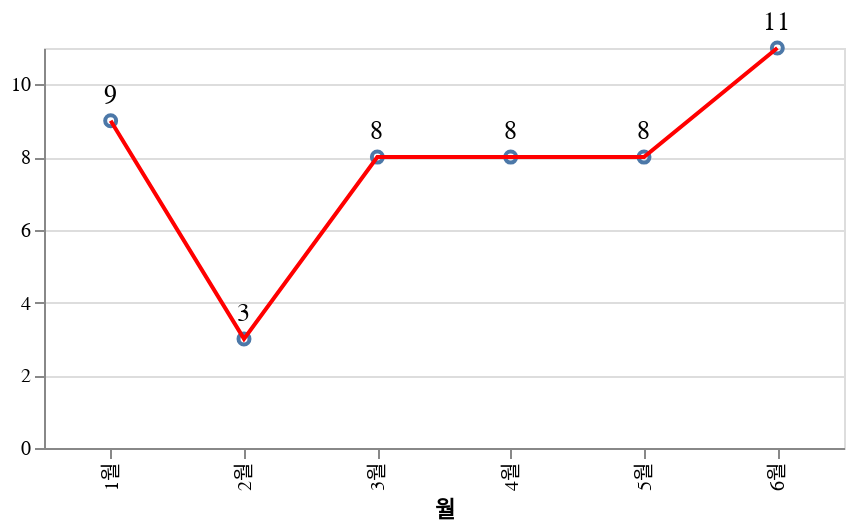

Notebook cell for this chart:
### Markdown cell above
### KR

### Code cell
regex = '^(KR|Global)'
df_filtered = df[df['리전'].apply(lambda x: True if re.search(regex, x) else False) & (df['테넌트']== 'PRD') & (df['진행상태']=='완료')]
source = df_filtered
chart = get_lineChart(source)
chart

### Figure 1 — Vega-Lite specification as saved in the notebook (floating-point values rounded to 4 significant figures)
{"config": {"view": {"continuousWidth": 400, "continuousHeight": 300}}, "layer": [{"mark": "point", "encoding": {"x": {"field": "월", "type": "nominal"}, "y": {"aggregate": "count", "type": "quantitative"}}}, {"mark": {"type": "line", "color": "red"}, "encoding": {"x": {"field": "월", "type": "nominal"}, "y": {"aggregate": "count", "title": "", "type": "quantitative"}}}, {"mark": {"type": "text", "align": "center", "baseline": "line-top", "color": "black", "dy": -20, "fontSize": 13}, "encoding": {"text": {"aggregate": "count", "field": "성패", "type": "quantitative"}, "x": {"field": "월", "type": "nominal"}, "y": {"aggregate": "count", "title": "", "type": "quantitative"}}}], "data": {"name": "data-23f98a4d21402a6698a9569c4570bed5"}, "height": 200, "width": 400, "$schema": "https://vega.github.io/schema/vega-lite/v4.17.0.json", "datasets": {"data-23f98a4d21402a6698a9569c4570bed5": [{"년도": "22년", "월": "1월", "리전": "KR", "AZ": "1센터", "테넌트": "PRD", "진행상태": "완료", "성패": "성공", "Ticket": "KRCLOUD-4125", "Summary": "GIS LB 인입 제어(맵 업로드) 요청", "Description": "로드밸런서"}, {"년도": "22년", "월": "1월", "리전": "KR", "AZ": "1센터", "테넌트": "PRD", "진행상태": "완료", "성패": "성공", "Ticket": "KRCLOUD-4129", "Summary": "TAS 플랫폼 Router VM 리소스 증설 요청", "Description": "컴퓨트"}, {"년도": "22년", "월": "1월", "리전": "KR", "AZ": "1센터", "테넌트": "PRD", "진행상태": "완료", "성패": "성공", "Ticket": "KRCLOUD-4137", "Summary": "TAS 플랫폼 isolation VM 리소스 증설 요청", "Description": "컴퓨트"}, {"년도": "22년", "월": "1월", "리전": "KR", "AZ": "1센터", "테넌트": "PRD", "진행상태": "완료", "성패": "성공", "Ticket": "KRCLOUD-4125", "Summary": "GIS LB 긴급 지원요청", "Description": "로드밸런서"}, {"년도": "22년", "월": "1월", "리전": "KR", "AZ": "1센터", "테넌트": "PRD", "진행상태": "완료", "성패": "성공", "Ticket": "KRCLOUD-4098", "Summary": "[API G/W]SSL 인증서 교체 요청", "Description": "로드밸런서"}, {"년도": "22년", "월": "1월", "리전": "KR", "AZ": "1센터", "테넌트": "PRD", "진행상태": "완료", "성패": "성공", "Ticket": "KRCLOUD-4111", "Summary": "[API G/W] DB 메모리 증설 요청(스케일 업)", "Description": "컴퓨트"}, {"년도": "22년", "월": "1월", "리전": "KR", "AZ": "1센터", "테넌트": "PRD", "진행상태": "완료", "성패": "성공", "Ticket": "KRCLOUD-4144", "Summary": "[국내 MCP] DB 서버 스펙 변경 요청(스케일 업,다운)", "Description": "컴퓨트"}, {"년도": "22년", "월": "1월", "리전": "KR", "AZ": "1센터", "테넌트": "PRD", "진행상태": "완료", "성패": "성공", "Ticket": "KRCLOUD-4098", "Summary": "[API G/W]SSL 인증서 교체 요청", "Description": "로드밸런서"}, {"년도": "22년", "월": "1월", "리전": "KR", "AZ": "1센터", "테넌트": "PRD", "진행상태": "완료", "성패": "성공", "Ticket": "KRCLOUD-4188", "Summary": "NetApp GIS 볼륨 Qos 설정 변경", "Description": "스토리지"}, {"년도": "22년", "월": "2월", "리전": "KR", "AZ": "1센터", "테넌트": "PRD", "진행상태": "완료", "성패": "성공", "Ticket": "CM-549", "Summary": "SBS VM 이관 관련 CGN NAT 설정 추가 작업", "Description": "CGN"}, {"년도": "22년", "월": "2월", "리전": "KR", "AZ": "1센터", "테넌트": "PRD", "진행상태": "완료", "성패": "성공", "Ticket": "KRCLOUD-4307", "Summary": "MCCS 정식 라이선스 갱신", "Description": "DB"}, {"년도": "22년", "월": "2월", "리전": "KR", "AZ": "1센터", "테넌트": "PRD", "진행상태": "완료", "성패": "성공", "Ticket": "KRCLOUD-4294\nKRCLOUD-4341", "Summary": "DB VM max_connections 값 1000 -> 2000으로 변경 요청", "Description": "DB"}, {"년도": "22년", "월": "3월", "리전": "KR", "AZ": "1센터", "테넌트": "PRD", "진행상태": "완료", "성패": "성공", "Ticket": "KRCLOUD-4415", "Summary": "제네시스 / 기아 / 현대 디지털키2 신규 LB 생성 요청", "Description": "로드밸런서"}, {"년도": "22년", "월": "3월", "리전": "KR", "AZ": "1센터", "테넌트": "PRD", "진행상태": "완료", "성패": "성공", "Ticket": "KRCLOUD-3409", "Summary": "LB 이관(A10 -> F5) 및 A10 LB 및 멤버 VM 셧다운 ", "Description": "로드밸런서"}, {"년도": "22년", "월": "3월", "리전": "KR", "AZ": "1센터", "테넌트": "PRD", "진행상태": "완료", "성패": "성공", "Ticket": "KRCLOUD-4231", "Summary": "Datahub VM 마이그레이션 및 스케일 다운 요청", "Description": "DB"}, {"년도": "22년", "월": "3월", "리전": "KR", "AZ": "1센터", "테넌트": "PRD", "진행상태": "완료", "성패": "성공", "Ticket": null, "Summary": "SVCHUB 1센터 <-> 2센터 LB 간 네트워크 구성을 위한 NAT 추가", "Description": "네트워크"}, {"년도": "22년", "월": "3월", "리전": "KR", "AZ": "1센터", "테넌트": "PRD", "진행상태": "완료", "성패": "거부", "Ticket": "KRCLOUD-4518", "Summary": "Mongo DB VM 스케일 업 요청(CM 승인 X)", "Description": "DB"}, {"년도": "22년", "월": "3월", "리전": "KR", "AZ": "1센터", "테넌트": "PRD", "진행상태": "완료", "성패": "성공", "Ticket": "KRCLOUD-4537", "Summary": "GIS DB 리소스 증설 요청", "Description": "DB"}, {"년도": "22년", "월": "3월", "리전": "KR", "AZ": "1센터", "테넌트": "PRD", "진행상태": "완료", "성패": "성공", "Ticket": "KRCLOUD-4573", "Summary": "FMS DB 스토리지 증설 요청", "Description": "DB"}, {"년도": "22년", "월": "3월", "리전": "KR", "AZ": "1센터", "테넌트": "PRD", "진행상태": "완료", "성패": "성공", "Ticket": "KRCLOUD-4560", "Summary": "OTA 신규 LB 생성 요청", "Description": "로드밸런서"}, {"년도": "22년", "월": "4월", "리전": "KR", "AZ": "1센터", "테넌트": "PRD", "진행상태": "완료", "성패": "성공", "Ticket": "KRCLOUD-4605", "Summary": "LVM 증설 요청", "Description": "DB"}, {"년도": "22년", "월": "4월", "리전": "KR", "AZ": "1센터", "테넌트": "PRD", "진행상태": "완료", "성패": "성공", "Ticket": "KRCLOUD-4607", "Summary": "PostgreSQL Disk 증설 요청", "Description": "DB"}, {"년도": "22년", "월": "4월", "리전": "KR", "AZ": "1센터", "테넌트": "PRD", "진행상태": "완료", "성패": "성공", "Ticket": null, "Summary": "Disable 되어 있는 A10 LB 삭제(이관으로 인한 삭제)", "Description": "로드밸런서"}, {"년도": "22년", "월": "4월", "리전": "KR", "AZ": "1센터", "테넌트": "PRD", "진행상태": "완료", "성패": "성공", "Ticket": "KRCLOUD-4647", "Summary": "신규 LB 생성 요청", "Description": "로드밸런서"}, {"년도": "22년", "월": "4월", "리전": "KR", "AZ": "1센터", "테넌트": "PRD", "진행상태": "완료", "성패": "성공", "Ticket": "KRCLOUD-4768", "Summary": "GIS LB 헤더 분기 적용 요청", "Description": "로드밸런서"}, {"년도": "22년", "월": "4월", "리전": "KR", "AZ": "1센터", "테넌트": "PRD", "진행상태": "완료", "성패": "성공", "Ticket": "KRCLOUD-4749", "Summary": "내수 의왕CCS 클라우드 자원 축소 작업 요청", "Description": "컴퓨트"}, {"년도": "22년", "월": "4월", "리전": "KR", "AZ": "1센터", "테넌트": "PRD", "진행상태": "완료", "성패": "성공", "Ticket": "KRCLOUD-4766", "Summary": "Storage <-> WAF 간 포트 다운 복구 요청", "Description": "네트워크"}, {"년도": "22년", "월": "4월", "리전": "KR", "AZ": "2센터", "테넌트": "PRD", "진행상태": "완료", "성패": "성공", "Ticket": null, "Summary": "2센터 호스트 메모리 에러 발생으로 PPR 가이드로 호스트 리부팅", "Description": "컴퓨트"}, {"년도": "22년", "월": "5월", "리전": "KR", "AZ": "1센터", "테넌트": "PRD", "진행상태": "완료", "성패": "성공", "Ticket": "KRCLOUD-4788", "Summary": "신A10 인터페이스 다운", "Description": "로드밸런서"}, {"년도": "22년", "월": "5월", "리전": "KR", "AZ": "1센터", "테넌트": "PRD", "진행상태": "완료", "성패": "성공", "Ticket": "KRCLOUD-4778", "Summary": "LB 기존 분기처리 변경 작업 요청 (ICPS 서비스 웹방화벽 신규 등록)", "Description": "로드밸런서"}, {"년도": "22년", "월": "5월", "리전": "KR", "AZ": "1센터", "테넌트": "PRD", "진행상태": "완료", "성패": "성공", "Ticket": "KRCLOUD-4820", "Summary": "LB 기존 분기처리 변경 작업 요청 (OTA 서비스 웹방화벽 신규 등록)", "Description": "로드밸런서"}, {"년도": "22년", "월": "5월", "리전": "KR", "AZ": "1센터", "테넌트": "PRD", "진행상태": "완료", "성패": "성공", "Ticket": "KRCLOUD-4838", "Summary": "Redis DB VM 메모리 증설 요청", "Description": "DB"}, {"년도": "22년", "월": "5월", "리전": "KR", "AZ": "1센터", "테넌트": "PRD", "진행상태": "완료", "성패": "성공", "Ticket": "KRCLOUD-4857", "Summary": "Mongo DB 메모리/디스크 증설 요청", "Description": "DB"}, {"년도": "22년", "월": "5월", "리전": "KR", "AZ": "1센터", "테넌트": "PRD", "진행상태": "완료", "성패": "성공", "Ticket": "KRCLOUD-4877", "Summary": "GIS LB 헤더 분산처리 해제 요청", "Description": "로드밸런서"}, {"년도": "22년", "월": "5월", "리전": "KR", "AZ": "1센터", "테넌트": "PRD", "진행상태": "완료", "성패": "성공", "Ticket": "KRCLOUD-4891", "Summary": "LB Timeout 설정 변경", "Description": "로드밸런서"}, {"년도": "22년", "월": "5월", "리전": "KR", "AZ": "1센터", "테넌트": "PRD", "진행상태": "완료", "성패": "성공", "Ticket": "KRCLOUD-4910", "Summary": "[API G/W] LB URL 분기 요청", "Description": "로드밸런서"}, {"년도": "22년", "월": "6월", "리전": "KR", "AZ": "1센터", "테넌트": "PRD", "진행상태": "완료", "성패": "성공", "Ticket": "KRCLOUD-4884", "Summary": "LB 인증서 갱신 요청", "Description": "로드밸런서"}, {"년도": "22년", "월": "6월", "리전": "KR", "AZ": "1센터", "테넌트": "PRD", "진행상태": "완료", "성패": "성공", "Ticket": "KRCLOUD-4938", "Summary": "F5 취약점 대응에 의한 펌웨어 업데이트", "Description": "로드밸런서"}, {"년도": "22년", "월": "6월", "리전": "KR", "AZ": "1센터", "테넌트": "PRD", "진행상태": "완료", "성패": "성공", "Ticket": "KRCLOUD-4935", "Summary": "FMS LB 신규 생성 요청", "Description": "로드밸런서"}, {"년도": "22년", "월": "6월", "리전": "KR", "AZ": "1센터", "테넌트": "PRD", "진행상태": "완료", "성패": "성공", "Ticket": null, "Summary": "TAS 플랫폼 Shutoff ", "Description": "TAS"}, {"년도": "22년", "월": "6월", "리전": "KR", "AZ": "1센터", "테넌트": "PRD", "진행상태": "완료", "성패": "성공", "Ticket": "KRCLOUD-4952", "Summary": "[국내 MCP] CARPAY 웹서버 LB 신규 생성 요청", "Description": "로드밸런서"}, {"년도": "22년", "월": "6월", "리전": "KR", "AZ": "1센터", "테넌트": "PRD", "진행상태": "완료", "성패": "성공", "Ticket": "KRCLOUD-4888", "Summary": "VM CPU 증설 요청", "Description": "컴퓨트"}, {"년도": "22년", "월": "6월", "리전": "KR", "AZ": "1센터", "테넌트": "PRD", "진행상태": "완료", "성패": "성공", "Ticket": "KRCLOUD-4980", "Summary": "[ccvR] 장비 메인보드 교체 작업 요청", "Description": "컴퓨트"}, {"년도": "22년", "월": "6월", "리전": "KR", "AZ": "1센터", "테넌트": "PRD", "진행상태": "완료", "성패": "성공", "Ticket": "KRCLOUD-5038", "Summary": "Daily Vacuum freeze 수행 횟수 조정 및 파라미터 값 조정 요청", "Description": "DB"}, {"년도": "22년", "월": "6월", "리전": "KR", "AZ": "1센터", "테넌트": "PRD", "진행상태": "완료", "성패": "성공", "Ticket": "KRCLOUD-5112", "Summary": "Rancher-webhook-tls 인증서갱신", "Description": "rancher"}, {"년도": "22년", "월": "6월", "리전": "KR", "AZ": "1센터", "테넌트": "PRD", "진행상태": "완료", "성패": "성공", "Ticket": "KRCLOUD-5123", "Summary": "[API G/W] LB URL 분기 요청", "Description": "로드밸런서"}, {"년도": "22년", "월": "6월", "리전": "KR", "AZ": "1센터", "테넌트": "PRD", "진행상태": "완료", "성패": "성공", "Ticket": "KRCLOUD-5110", "Summary": "VR SBS LB 인증서 적용 요청", "Description": "로드밸런서"}]}}
